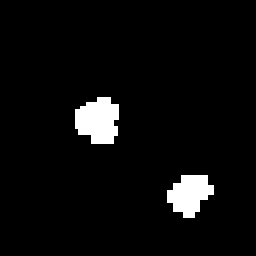
#> input picture bw_sample02.tif, 256 x 256 px
$ jupyter execute --allow-errors BD5write_timeseries_point.ipynb
#> lines starting #> are read from the running program, lines starting #| are printed output that depends on the picture; after the words box and inside, x2 and y2 are one past the last pixel; in counts of white or black regions, pixels touching at a corner belong together
### BD5write_timeseries_point

BD5write_timeseries_point is a sample code to demonstrate how to image process a series of images and put them into a BD5 file.

* The sample code reads in a couple of images. It then segmented the objects within the images, find their contours and calculate their centroids.
* It then saves the centroids as points in the BD5 file.
* It tries to track the objects between time points by finding the closest objects between two time points.
* It then records the object pairs into trackInfo dataset in the BD5 file before closing it.

This sample code requires the user to install several packages. They are:

- Pytables - http://www.pytables.org/index.html
- Numpy - https://numpy.org/
- OpenCV - https://opencv.org/
- SciPy - https://www.scipy.org/

[cell 1]
# Please consult the official websites for installation for your particular Operating system and environment.
# The following commands installed the necessary packages for juypter notebook in a Ubuntu docker container as a sample for your reference.

# Uncomment the # tag if you want the commands below to install those packages.

#!pip install tables

#!pip install numpy

#!pip install opencv-python

#!pip install scipy

[cell 2]
# Original Author: Koji Kyoda
# Contributor: Ken ho
# Date: 19 June 2020

import sys
import tables
from tables import *
import numpy as np
import cv2
import math
import warnings
import matplotlib.pyplot as plt


# for supression of natural name warning
warnings.filterwarnings('ignore', category=tables.NaturalNameWarning)

[cell 3]
# This sample code also uses scipy distance to calculate the distance of two points.

from scipy.spatial import distance

#> (a cell that did not finish here is left out)

## Preprocess the images
* Read in the images as img1 and img2
* Convert the image into a grayscale image
* Thresholding the image
* Finding the contours of the ROIs

[cell 5]
# input image_1
img_path1 = "./bw_sample02.tif"
img1 = cv2.imread(img_path1)
#> img1 is the input picture: shape (256, 256, 3); 4.5% white; 2 white regions, box (x1, y1, x2, y2) and area: (75, 97, 119, 144) 1601, (167, 175, 214, 218) 1345
imgray1 = cv2.cvtColor(img1,cv2.COLOR_BGR2GRAY)
#> imgray1: shape (256, 256); 4.5% white; 2 white regions
plt.imshow(imgray1, 'gray')

[cell 6]
# preprocessing
ret,thresh1 = cv2.threshold(imgray1,127,255,0)

[cell 7]
# find contours of ROIs
contours1, hierarchy1 = cv2.findContours(thresh1, cv2.RETR_EXTERNAL, cv2.CHAIN_APPROX_SIMPLE)
#> contours1 = 2 contours; box (x1, y1, x2, y2) and area: (75, 97, 119, 144) 1512, (167, 175, 214, 218) 1260

[cell 8]
# finding the size of the image
height, width, channel = img1.shape
#> height = 256; width = 256; channel = 3
img1.shape
#> Out = (256, 256, 3)

[cell 9]
# creating a background image with the same dimension
bkimage1 = np.zeros((height, width, channel), np.uint8)

# plot the contours over the background image
cv2.drawContours(bkimage1, contours1, -1, (0, 255, 0), 1)
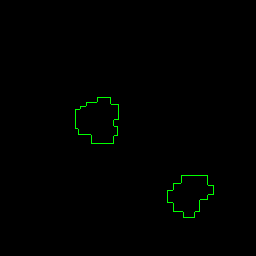
#> bkimage1: shape (256, 256, 3); mean of channels 0, 1, 2 0, 1.3, 0; drawn as B, G, R
plt.imshow(bkimage1)

[cell 10]
# input image_2
img_path2 = "./bw_sample03.tif"
img2 = cv2.imread(img_path2)
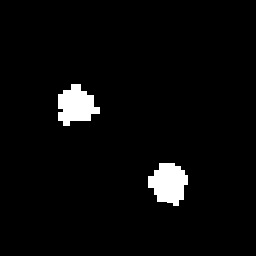
#> input picture bw_sample03.tif, 256 x 256 px
#> img2 is the input picture: shape (256, 256, 3); 3.6% white; 2 white regions, box (x1, y1, x2, y2) and area: (148, 163, 188, 206) 1212, (58, 84, 100, 126) 1156
imgray2 = cv2.cvtColor(img2,cv2.COLOR_BGR2GRAY)
#> imgray2: shape (256, 256); 3.6% white; 2 white regions
plt.imshow(imgray2, 'gray')

[cell 11]
# preprocessing
ret,thresh2 = cv2.threshold(imgray2,127,255,0)

[cell 12]
# find contours of ROIs
contours2, hierarchy2 = cv2.findContours(thresh2, cv2.RETR_EXTERNAL, cv2.CHAIN_APPROX_SIMPLE)
#> contours2 = 2 contours; box (x1, y1, x2, y2) and area: (148, 163, 188, 206) 1136, (58, 84, 100, 126) 1073

[cell 13]
# creating a background image with the same dimension
bkimage2 = np.zeros((height, width, channel), np.uint8)

# plot the contours over the background image
cv2.drawContours(bkimage2, contours2, -1, (0, 255, 0), 1)
plt.imshow(bkimage2)

### Main routines to output the data into a BD5 format file

[cell 14]
# output

hdf5_out = "./sample_timeseries_point_bd5.h5"

#> (a cell that did not finish here is left out)

[cell 16]
# store xy coordinates to dataset table for time series index 0
# It also uses a list trackxy0 to store the coordinates for tracking objects over the time points.
trackxy0 = []
#> (the rest of this cell did not finish here and is left out)

[cell 17]
# store xy coordinates to dataset table for time series index 1
# It also uses a list trackxy1 to store the coordinates for tracking objects over the time points.

trackxy1 = []
#> (the rest of this cell did not finish here and is left out)

[cell 18]
trackxy0

[cell 19]
trackxy1

### Tracking the objects over two time points

[cell 20]
# It uses a list track to store all the distances between objects of two time points.

track = []
for i in trackxy0:
    for j in trackxy1:
        dst = distance.euclidean(i[2], j[2])
        track.append((i, j, dst))

[cell 21]
track

[cell 22]
# Sorting the list track

strack = sorted(track, key=lambda x: x[-1])

[cell 23]
strack

[cell 24]
# We assume that the object will only have one corresponding object in the next time point
# Here we eliminate any duplicate objects in the list
rtrack = []
found = False
for i in strack:
    if rtrack == []:
        rtrack.append(i)
    else:
        for j in rtrack:
            if i[0] == j[0]:
                found = True
        if found == False:
            rtrack.append(i)

[cell 25]
rtrack

### Writing the trackInfo into BD5 file

[cell 26]
# setting up datatype for trackInfo
trackInfo_descr = np.dtype({'names': ['from','to'],
               'formats': ['S8', 'S8']})

#> (a cell that did not finish here is left out)

#> (a cell that did not finish here is left out)

### Plotting out the contours and tracking of the centroids.

[cell 29]
# creating a background image with the same dimension
bkimage = np.zeros((height, width, channel), np.uint8)

# plot the contours over the background image
cv2.drawContours(bkimage, contours1, -1, (0, 255, 0), 1)
cv2.drawContours(bkimage, contours2, -1, (0, 255, 0), 1)
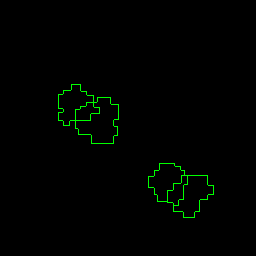
#> bkimage: shape (256, 256, 3); 0.46% of pixels changed, all inside (x1, y1, x2, y2) = (58, 84, 188, 206); drawn as B, G, R
for i in rtrack:
    x1 = int(i[0][2][0])
    y1 = int(i[0][2][1])
    x2 = int(i[1][2][0])
    y2 = int(i[1][2][1])
    cv2.line(bkimage, (x1, y1), (x2, y2), (255, 255, 0), thickness=1)
plt.imshow(bkimage)
